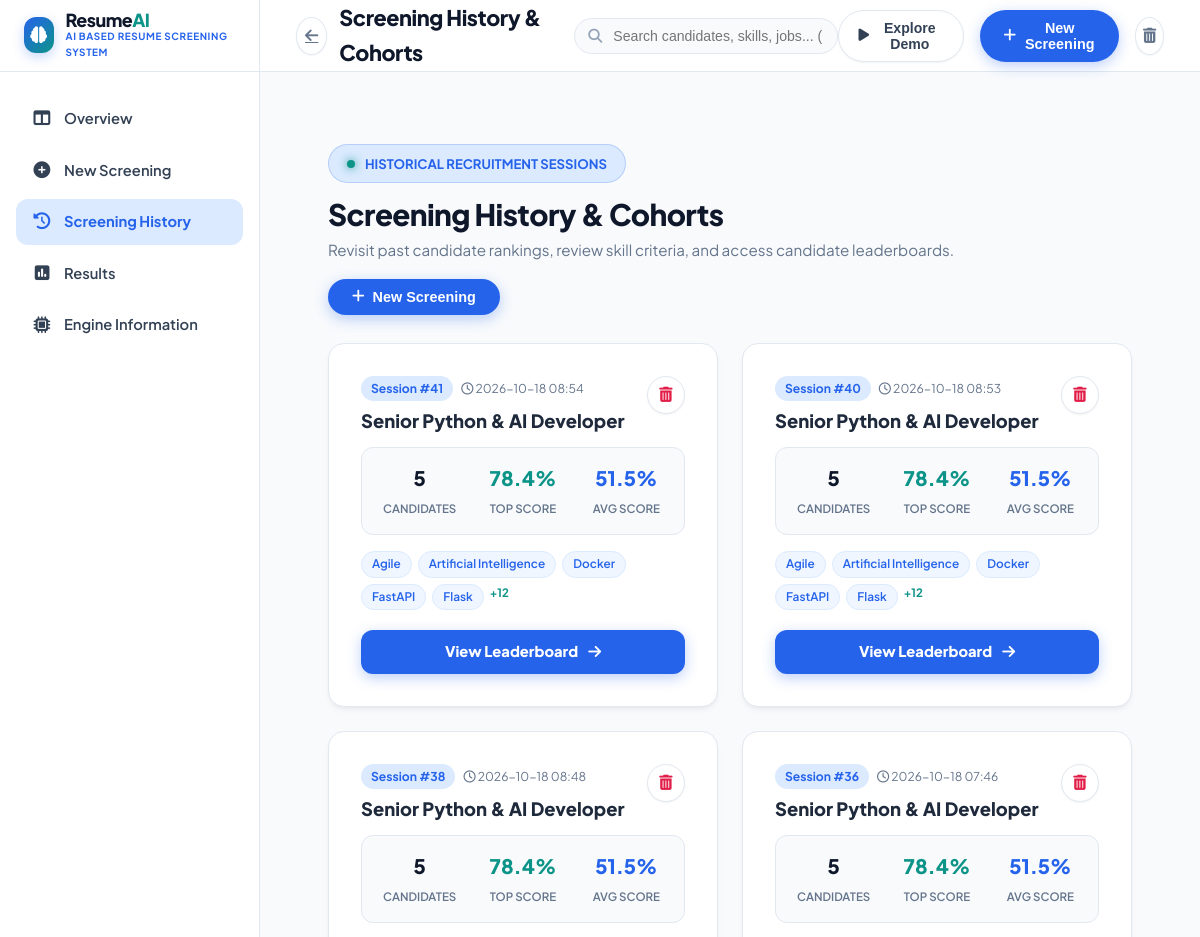
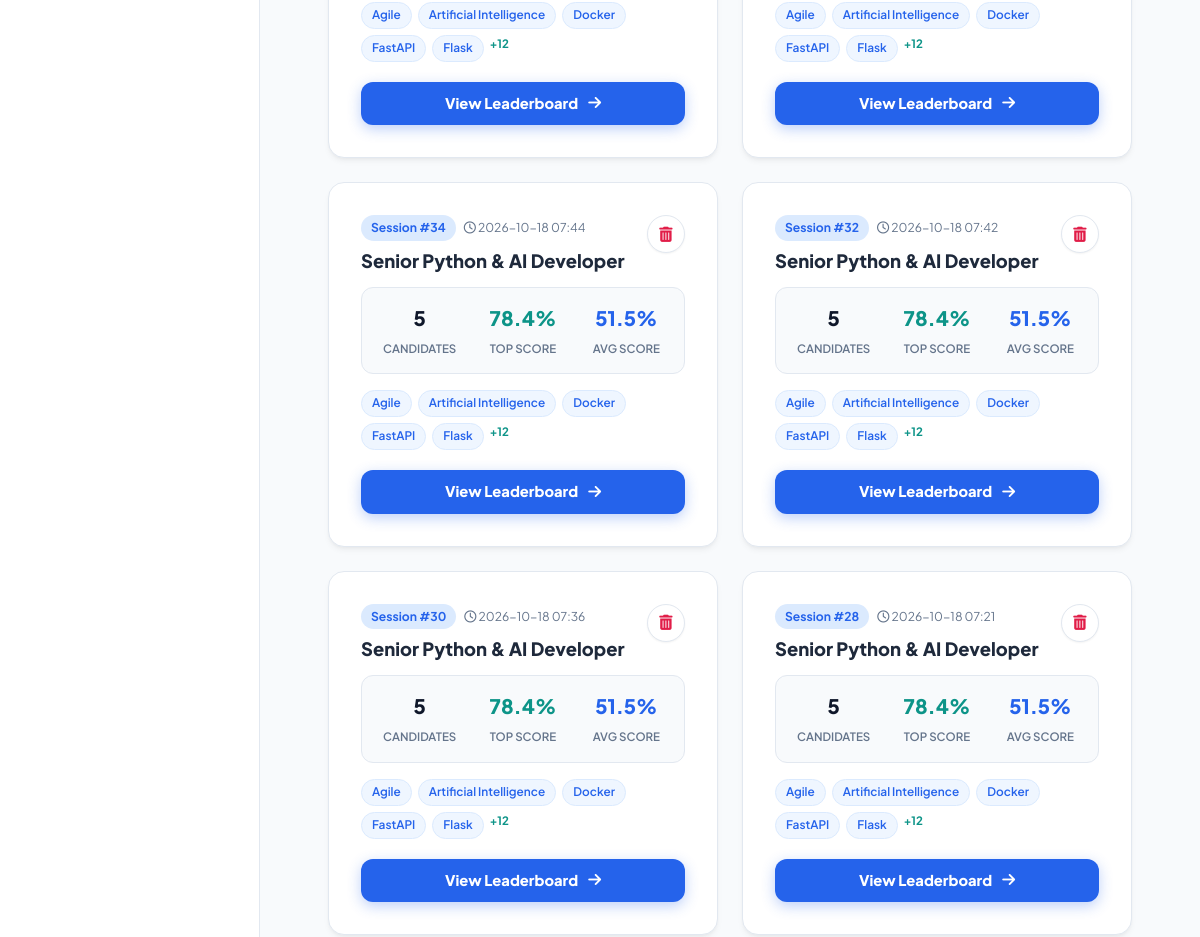
Before: /history (upper part) with the older database file (2 pictures, top to bottom).
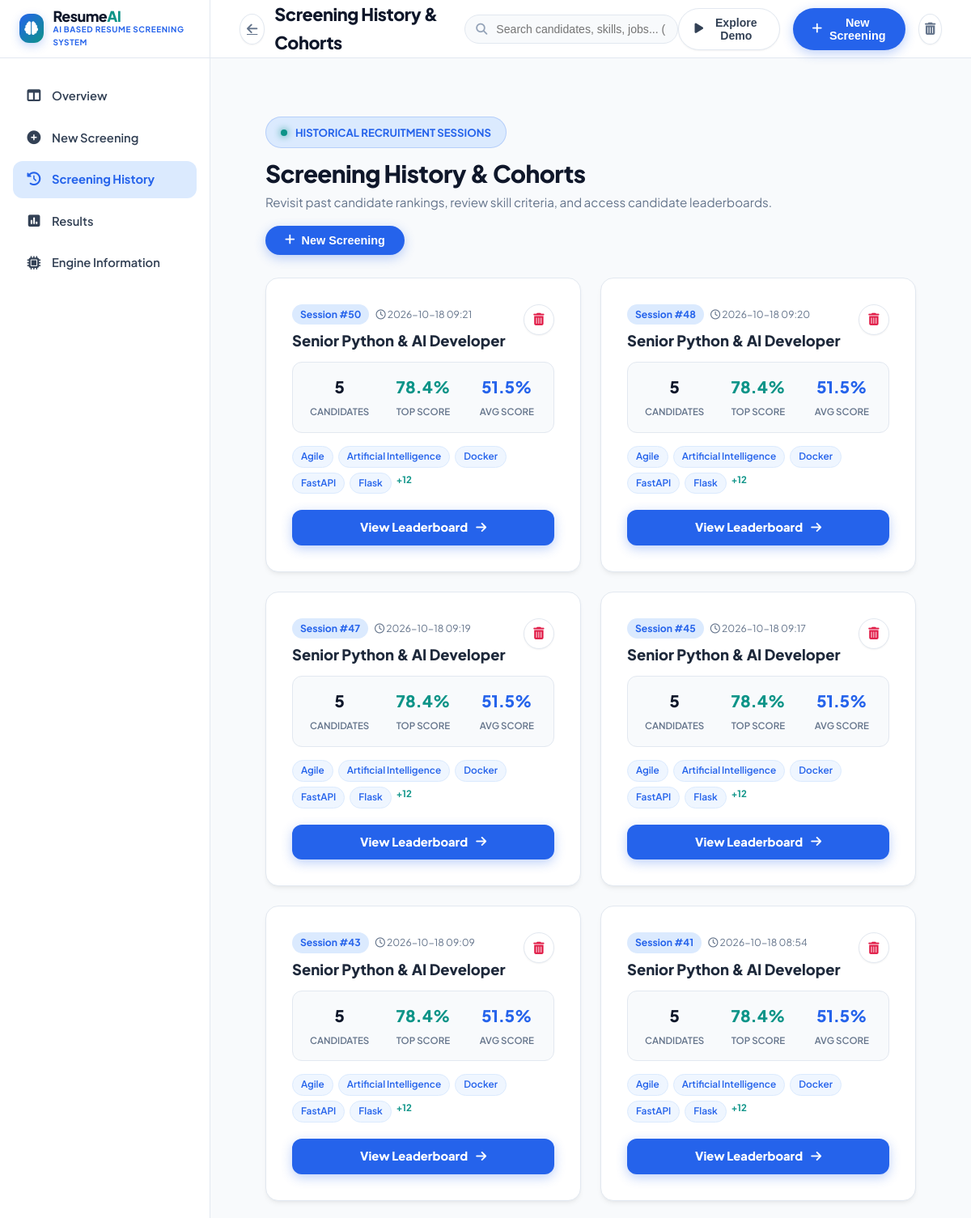
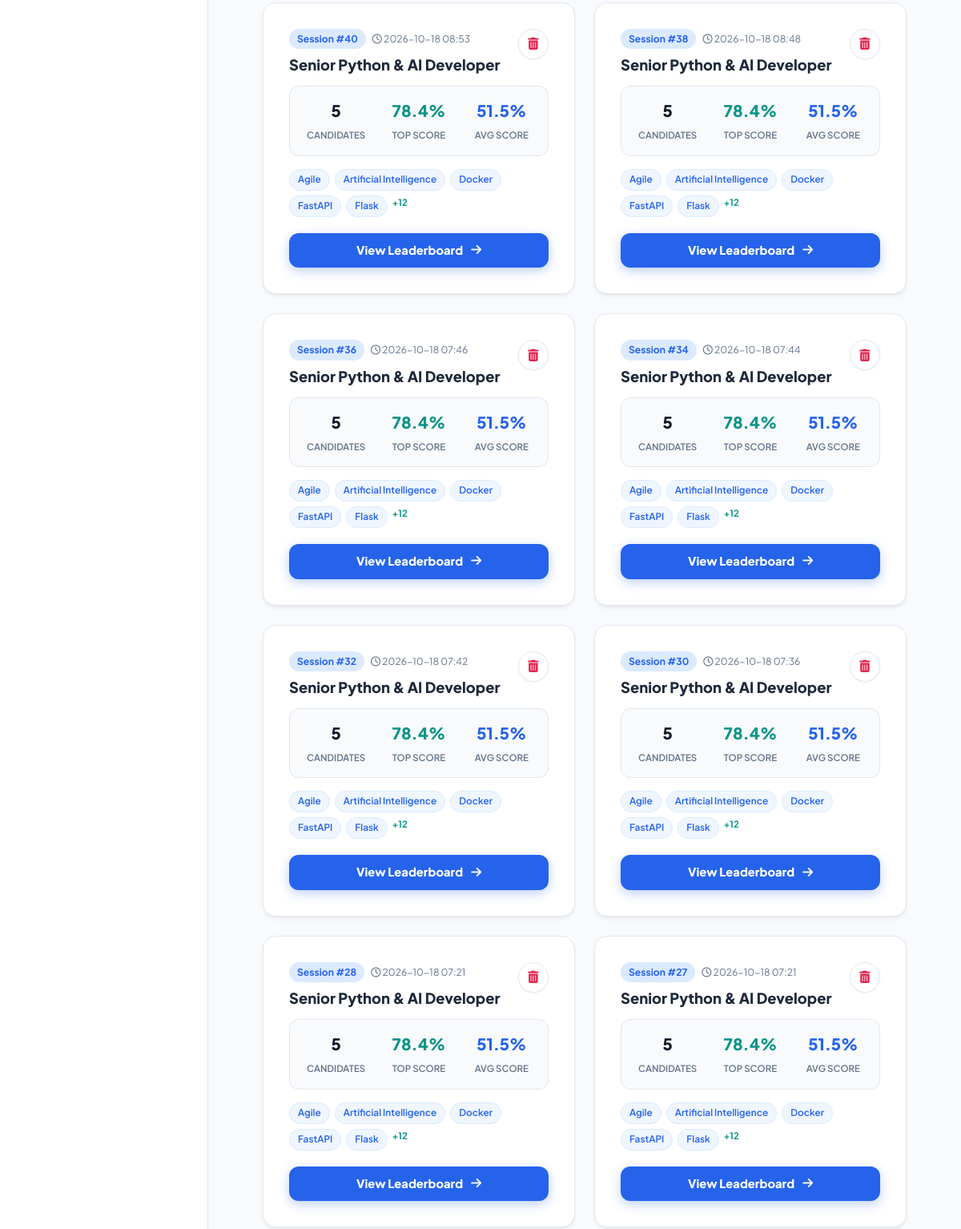
After: the same page with the newer database file (2 pictures, top to bottom).
### tables this page shows
CREATE TABLE jobs (
            id INTEGER PRIMARY KEY AUTOINCREMENT,
            job_title TEXT NOT NULL,
            job_description TEXT NOT NULL,
            required_skills TEXT,
            required_experience REAL DEFAULT 0,
            created_at TIMESTAMP DEFAULT CURRENT_TIMESTAMP
        );

### app.py (the view)
@app.route('/history')
def history():
    jobs = database.get_all_jobs()
    return render_template('history.html', jobs=jobs)

### database.py (called while the page is built)
def get_db_connection() -> sqlite3.Connection:
    os.makedirs(DB_DIR, exist_ok=True)
    conn = sqlite3.connect(DB_PATH)
    conn.row_factory = sqlite3.Row
    return conn

def get_all_jobs() -> List[Dict[str, Any]]:
    conn = get_db_connection()
    cursor = conn.cursor()
    cursor.execute("""
        SELECT j.*, COUNT(c.id) as candidate_count, MAX(c.match_score) as top_score, AVG(c.match_score) as avg_score
        FROM jobs j
        LEFT JOIN candidates c ON j.id = c.job_id
        GROUP BY j.id
        ORDER BY j.created_at DESC
    """)
    rows = cursor.fetchall()
    conn.close()
    jobs = []
    for r in rows:
        d = dict(r)
        d["required_skills"] = json.loads(d["required_skills"]) if d["required_skills"] else []
        d["avg_score"] = round(d["avg_score"], 1) if d["avg_score"] is not None else 0.0
        d["top_score"] = round(d["top_score"], 1) if d["top_score"] is not None else 0.0
        jobs.append(d)
    return jobs

### templates/history.html (shortened to what this page needs)
{% extends 'base.html' %}
{% block page_title %}Screening History &amp; Cohorts{% endblock %}
{% block content %}
<div class="history-container">
    <div style="display: flex; justify-content: space-between; align-items: center; margin-bottom: 28px; flex-wrap: wrap; gap: 16px;">
        <div>
            <div class="hero-kicker-pill" style="margin-bottom: 8px;">
                <span class="pulsing-teal-dot"></span>
                <span>HISTORICAL RECRUITMENT SESSIONS</span>
            </div>
            <h1 style="font-size: 1.85rem; font-weight: 800; color: var(--color-slate-title); letter-spacing: -0.02em;">Screening History &amp; Cohorts</h1>
            <p style="font-size: 0.95rem; color: var(--color-slate-muted);">Revisit past candidate rankings, review skill criteria, and access candidate leaderboards.</p>
        </div>
        <div>
            <button type="button" class="btn-nav-screening" onclick="openUploadModal()">
                <i class="fa-solid fa-plus"></i> New Screening
            </button>
        </div>
    </div>
    {% if jobs %}
        <div style="display: grid; grid-template-columns: repeat(auto-fill, minmax(360px, 1fr)); gap: 24px;">
            {% for job in jobs %}
                <div class="card-light-panel" style="display: flex; flex-direction: column; justify-content: space-between;">
                    <div>
                        <div style="display: flex; justify-content: space-between; align-items: flex-start; margin-bottom: 14px;">
                            <div>
                                <div style="display: flex; gap: 8px; align-items: center; margin-bottom: 8px;">
                                    <span style="font-size: 0.76rem; font-weight: 700; background: var(--color-soft-sky); color: var(--color-arctic-blue); padding: 3px 10px; border-radius: var(--radius-pill);">Session #{{ job.id }}</span>
                                    <span style="font-size: 0.76rem; color: var(--color-slate-muted);"><i class="fa-regular fa-clock"></i> {{ job.created_at[:16] if job.created_at else 'Recent' }}</span>
                                </div>
                                <h3 style="font-size: 1.15rem; font-weight: 800; color: var(--color-slate-heading); line-height: 1.3;">{{ job.job_title }}</h3>
                            </div>
                            <button type="button" class="btn-icon-light text-danger" title="Delete Session" onclick="deleteJob({{ job.id }})" style="color: var(--color-danger);">
                                <i class="fa-solid fa-trash-can"></i>
                            </button>
                        </div>
                        <div style="display: grid; grid-template-columns: repeat(3, 1fr); gap: 12px; background: var(--color-ice-white); padding: 14px 12px; border-radius: var(--radius-md); border: 1px solid var(--border-color); margin-bottom: 16px; text-align: center;">
                            <div>
                                <span style="font-size: 1.25rem; font-weight: 800; color: var(--color-slate-title); display: block;">{{ job.candidate_count }}</span>
                                <span style="font-size: 0.72rem; color: var(--color-slate-muted); font-weight: 600; text-transform: uppercase;">Candidates</span>
                            </div>
                            <div>
                                <span style="font-size: 1.25rem; font-weight: 800; color: var(--color-teal); display: block;">{{ job.top_score }}%</span>
                                <span style="font-size: 0.72rem; color: var(--color-slate-muted); font-weight: 600; text-transform: uppercase;">Top Score</span>
                            </div>
                            <div>
                                <span style="font-size: 1.25rem; font-weight: 800; color: var(--color-arctic-blue); display: block;">{{ job.avg_score }}%</span>
                                <span style="font-size: 0.72rem; color: var(--color-slate-muted); font-weight: 600; text-transform: uppercase;">Avg Score</span>
                            </div>
                        </div>
                        <div style="display: flex; gap: 6px; flex-wrap: wrap; margin-bottom: 20px;">
                            {% for s in job.required_skills[:5] %}
                                <span class="skill-tag-pill">{{ s }}</span>
                            {% endfor %}
                            {% if job.required_skills|length > 5 %}
                                <span class="skill-tag-more">+{{ job.required_skills|length - 5 }}</span>
                            {% endif %}
                        </div>
                    </div>
                    <div>
                        <a href="{{ url_for('view_results', job_id=job.id) }}" class="btn-analyze-primary" style="text-decoration: none; font-size: 0.92rem; padding: 10px 16px;">
                            View Leaderboard <i class="fa-solid fa-arrow-right"></i>
                        </a>
                    </div>
                </div>
            {% endfor %}
        </div>
    {% endif %}
</div>
{% endblock %}

### templates/base.html (shortened to what this page needs)
<!DOCTYPE html>
<html lang="en">
<head>
    <link rel="stylesheet" href="https://cdnjs.cloudflare.com/ajax/libs/font-awesome/6.4.0/css/all.min.css">
    <link rel="stylesheet" href="{{ url_for('static', filename='css/style.css') }}?v=6.0">
</head>
<body class="futuristic-app">
    <div class="neural-canvas-container" aria-hidden="true">
    </div>
    {% if request.endpoint == 'index' %}
        <header class="site-navbar">
            <div class="nav-container">
                <a href="{{ url_for('index') }}" class="brand-link">
                    <div class="brand-logo-glow">
                        <i class="fa-solid fa-brain"></i>
                    </div>
                    <div class="brand-name-wrap">
                        <span class="brand-name">Resume<span>AI</span></span>
                        <span class="brand-tag">AI Based Resume Screening System</span>
                    </div>
                </a>
                <nav class="nav-links-cluster">
                    <a href="#featuresSection" class="nav-anchor">
                        <i class="fa-solid fa-sparkles"></i> Features
                    </a>
                    <a href="#howItWorksSection" class="nav-anchor">
                        <i class="fa-solid fa-list-check"></i> How It Works
                    </a>
                    <a href="#scoringSection" class="nav-anchor">
                        <i class="fa-solid fa-chart-pie"></i> Scoring Model
                    </a>
                </nav>
                <div class="nav-actions-cluster">
                    <button type="button" class="btn-nav-demo" onclick="triggerSampleDemo()" title="Run instant candidate screening with sample data">
                        <i class="fa-solid fa-play"></i> Explore Demo
                    </button>
                    <a href="{{ url_for('dashboard') }}" class="btn-nav-screening">
                        <i class="fa-solid fa-bolt"></i> Start Screening
                    </a>
                </div>
            </div>
        </header>
        <main class="site-main">
            {% block landing_content %}{% endblock %}
        </main>
        <footer class="landing-footer" style="background: var(--color-pure-white); border-top: 1px solid var(--border-color); padding: 36px 32px; text-align: center; color: var(--color-slate-muted); font-size: 0.88rem; position: relative; z-index: 10;">
            <div style="max-width: 1360px; margin: 0 auto; display: flex; justify-content: space-between; align-items: center; flex-wrap: wrap; gap: 16px;">
                <div style="display: flex; align-items: center; gap: 8px;">
                    <span style="font-weight: 800; color: var(--color-slate-heading);">ResumeAI</span>
                    <span>• AI Based Resume Screening System</span>
                </div>
                <div style="display: flex; gap: 20px;">
                    <a href="#featuresSection" style="color: var(--color-slate-muted); text-decoration: none;">Features</a>
                    <a href="#howItWorksSection" style="color: var(--color-slate-muted); text-decoration: none;">How It Works</a>
                    <a href="{{ url_for('dashboard') }}" style="color: var(--color-arctic-blue); text-decoration: none; font-weight: 700;">Recruiter Dashboard</a>
                </div>
            </div>
        </footer>
    {% else %}
        <div class="app-shell">
            <aside class="app-sidebar">
                <div class="sidebar-brand-box">
                    <a href="{{ url_for('index') }}" class="brand-link">
                        <div class="brand-logo-glow" style="width: 36px; height: 36px; font-size: 1.05rem;">
                            <i class="fa-solid fa-brain"></i>
                        </div>
                        <div class="brand-name-wrap">
                            <span class="brand-name" style="font-size: 1.12rem;">Resume<span>AI</span></span>
                            <span class="brand-tag" style="font-size: 0.62rem;">AI Based Resume Screening System</span>
                        </div>
                    </a>
                </div>
                <nav class="sidebar-nav-list">
                    <a href="{{ url_for('dashboard') }}" class="sidebar-nav-link {% if request.endpoint == 'dashboard' %}active{% endif %}">
                        <i class="fa-solid fa-table-columns"></i>
                        <span>Overview</span>
                    </a>
                    <a href="{{ url_for('dashboard') }}#screeningWorkflowSection" class="sidebar-nav-link" onclick="if(window.location.pathname === '/dashboard'){ document.getElementById('screeningWorkflowSection')?.scrollIntoView({behavior: 'smooth'}); }">
                        <i class="fa-solid fa-plus-circle"></i>
                        <span>New Screening</span>
                    </a>
                    <a href="{{ url_for('history') }}" class="sidebar-nav-link {% if request.endpoint == 'history' %}active{% endif %}">
                        <i class="fa-solid fa-clock-rotate-left"></i>
                        <span>Screening History</span>
                    </a>
                    <a href="{{ url_for('dashboard') }}#rankingsSection" class="sidebar-nav-link">
                        <i class="fa-solid fa-square-poll-vertical"></i>
                        <span>Results</span>
                    </a>
                    <a href="javascript:void(0)" class="sidebar-nav-link" onclick="document.getElementById('engineInfoModal').style.display='flex'">
                        <i class="fa-solid fa-microchip"></i>
                        <span>Engine Information</span>
                    </a>
                </nav>
            </aside>
            <div class="app-main-content">
                <header class="app-header">
                    <div class="header-title-wrap">
                        <a href="{{ url_for('index') }}" class="btn-icon-light" title="Back to Landing Page">
                            <i class="fa-solid fa-arrow-left"></i>
                        </a>
                        <h1 class="header-page-title">{% block page_title %}Recruiter Screening Dashboard{% endblock %}</h1>
                    </div>
                    <div class="header-search-box">
                        <i class="fa-solid fa-magnifying-glass header-search-icon"></i>
                        <input type="text" class="header-search-input" placeholder="Search candidates, skills, jobs... (Ctrl+K)" onkeyup="handleGlobalSearch(this.value)">
                    </div>
                    <div class="header-user-controls">
                        <button type="button" class="btn-nav-demo" onclick="triggerSampleDemo()" title="Run instant candidate screening with sample data">
                            <i class="fa-solid fa-play"></i> Explore Demo
                        </button>
                        <button type="button" class="btn-nav-screening" onclick="openUploadModal()">
                            <i class="fa-solid fa-plus"></i> New Screening
                        </button>
                        <button type="button" class="btn-icon-light text-muted" title="Reset Stored Data" onclick="confirmClearData()">
                            <i class="fa-solid fa-trash-can"></i>
                        </button>
                    </div>
                </header>
                <main class="workspace-page-body">
                    {% block content %}{% endblock %}
                </main>
            </div>
        </div>
    {% endif %}
</body>
</html>

Changed rows visible on the page:
added jobs: id "50", created_at "2026-10-18 09:21", job_title "Senior Python & AI Developer", candidate_count "5", top_score "78.4", avg_score "51.5", 5 "Agile" "Artificial Intelligence" "Docker" "FastAPI" "Flask", required_skills|length "12"
added jobs: id "48", created_at "2026-10-18 09:20", job_title "Senior Python & AI Developer", candidate_count "5", top_score "78.4", avg_score "51.5", 5 "Agile" "Artificial Intelligence" "Docker" "FastAPI" "Flask", required_skills|length "12"
added jobs: id "47", created_at "2026-10-18 09:19", job_title "Senior Python & AI Developer", candidate_count "5", top_score "78.4", avg_score "51.5", 5 "Agile" "Artificial Intelligence" "Docker" "FastAPI" "Flask", required_skills|length "12"
added jobs: id "45", created_at "2026-10-18 09:17", job_title "Senior Python & AI Developer", candidate_count "5", top_score "78.4", avg_score "51.5", 5 "Agile" "Artificial Intelligence" "Docker" "FastAPI" "Flask", required_skills|length "12"
added jobs: id "43", created_at "2026-10-18 09:09", job_title "Senior Python & AI Developer", candidate_count "5", top_score "78.4", avg_score "51.5", 5 "Agile" "Artificial Intelligence" "Docker" "FastAPI" "Flask", required_skills|length "12"
now on this page (row unchanged): jobs: id "27", created_at "2026-10-18 07:21", job_title "Senior Python & AI Developer", candidate_count "5", top_score "78.4", avg_score "51.5", 5 "Agile" "Artificial Intelligence" "Docker" "FastAPI" "Flask", required_skills|length "12"
